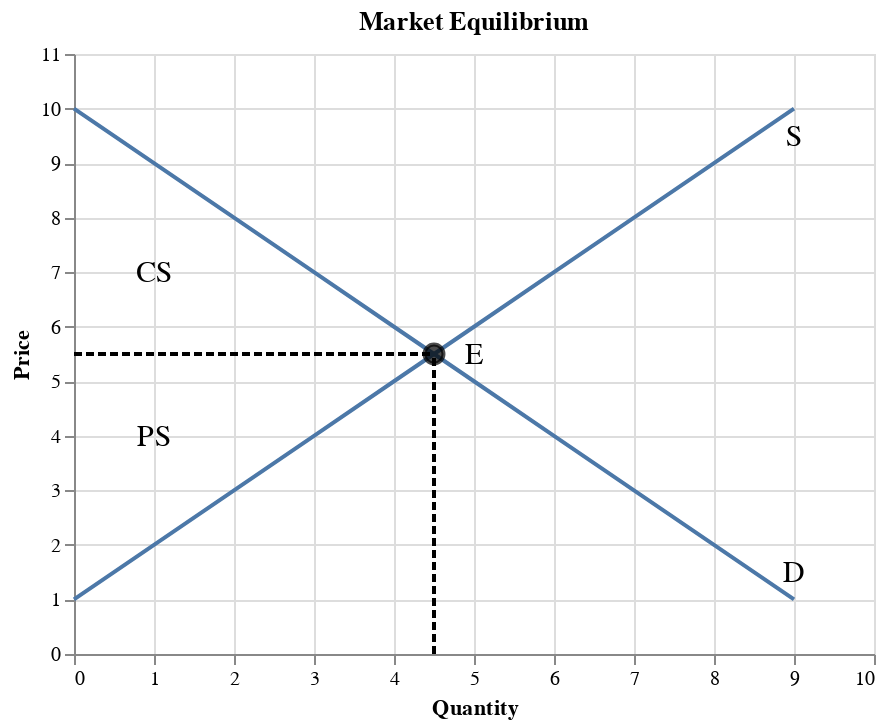

The notebook cell saved with this chart:
### Markdown cell above
Within the market equilibrium, there is no deadweight loss and the total surplus (consumer surplus + producer surplus) is maximized.

### Code cell
df_d = pd.DataFrame(data={'price': list(range(1, 11)),
                        'qd': list(range(9,-1,-1))
                       })

df_s = pd.DataFrame(data={'price': list(range(1, 11)),
                        'qs': list(range(0,10))
                       })

df_e = pd.DataFrame(data={'price': [5.5],
                        'q': [4.5]
                       })

fig_eq = alt.Chart(df_d).mark_line().encode(
    alt.X('qd', title='Quantity', scale=alt.Scale(domain=[0,10])),
    alt.Y('price', title='Price', scale=alt.Scale(domain=[0,11])),
) + alt.Chart(df_s).mark_line().encode(
    alt.X('qs', title='Quantity', scale=alt.Scale(domain=[0,10])),
    alt.Y('price', title='Price', scale=alt.Scale(domain=[0,11])),
) + alt.Chart(df_e).mark_point(size=90, color='black', fill='black').encode(
    x='q',
    y='price'
)

text1 = alt.Chart({'values':[{'x': 9, 'y': 1.5}]}).mark_text(
    text='D',
    fontSize=15
).encode(x='x:Q', y='y:Q')

text2 = alt.Chart({'values':[{'x': 9, 'y': 9.5}]}).mark_text(
    text='S',
    fontSize=15
).encode(x='x:Q', y='y:Q')

text3 = alt.Chart({'values':[{'x': 5, 'y': 5.5}]}).mark_text(
    text='E',
    fontSize=15
).encode(x='x:Q', y='y:Q')

df_h1 = pd.DataFrame(data={'price': [5.5, 5.5], 'q': [0, 4.5]})
fig_h1 = alt.Chart(df_h1).mark_line(color='black', strokeDash=[4, 2]).encode(
    alt.X('q'),
    alt.Y('price')
)

df_v1 = pd.DataFrame(data={'price': [0, 5.5], 'q': [4.5, 4.5]})
fig_v1 = alt.Chart(df_v1).mark_line(color='black', strokeDash=[4, 2]).encode(
    alt.X('q'),
    alt.Y('price')
)

fig2 = (fig_eq + text1 + text2 + text3 + fig_h1 + fig_v1).properties(title='Market Equilibrium')

text4 = alt.Chart({'values':[{'x': 1, 'y': 7}]}).mark_text(
    text='CS',
    fontSize=15
).encode(x='x:Q', y='y:Q')

text5 = alt.Chart({'values':[{'x': 1, 'y': 4}]}).mark_text(
    text='PS',
    fontSize=15
).encode(x='x:Q', y='y:Q')

fig2 + text4 + text5

### Figure 1 — Vega-Lite specification as saved in the notebook (floating-point values rounded to 4 significant figures)
{"config": {"view": {"continuousWidth": 400, "continuousHeight": 300}}, "layer": [{"data": {"name": "data-b52e021a0734944d4e2e38e1163d0639"}, "mark": "line", "encoding": {"x": {"type": "quantitative", "field": "qd", "scale": {"domain": [0, 10]}, "title": "Quantity"}, "y": {"type": "quantitative", "field": "price", "scale": {"domain": [0, 11]}, "title": "Price"}}}, {"data": {"name": "data-f4791e6d2c5433b743c328a8f6f72260"}, "mark": "line", "encoding": {"x": {"type": "quantitative", "field": "qs", "scale": {"domain": [0, 10]}, "title": "Quantity"}, "y": {"type": "quantitative", "field": "price", "scale": {"domain": [0, 11]}, "title": "Price"}}}, {"data": {"name": "data-d399b823e5ed27652ccca1b73313cabb"}, "mark": {"type": "point", "color": "black", "fill": "black", "size": 90}, "encoding": {"x": {"type": "quantitative", "field": "q"}, "y": {"type": "quantitative", "field": "price"}}}, {"data": {"name": "data-411b058143eb0c76546a59e0f2efbb64"}, "mark": {"type": "text", "fontSize": 15, "text": "D"}, "encoding": {"x": {"type": "quantitative", "field": "x"}, "y": {"type": "quantitative", "field": "y"}}}, {"data": {"name": "data-78eb422e47dc010e08ec7870329a9a72"}, "mark": {"type": "text", "fontSize": 15, "text": "S"}, "encoding": {"x": {"type": "quantitative", "field": "x"}, "y": {"type": "quantitative", "field": "y"}}}, {"data": {"name": "data-7e100178d0b30ff53f5f746e95732883"}, "mark": {"type": "text", "fontSize": 15, "text": "E"}, "encoding": {"x": {"type": "quantitative", "field": "x"}, "y": {"type": "quantitative", "field": "y"}}}, {"data": {"name": "data-69798f96eb95f743177ddc215c0c7d3f"}, "mark": {"type": "line", "color": "black", "strokeDash": [4, 2]}, "encoding": {"x": {"type": "quantitative", "field": "q"}, "y": {"type": "quantitative", "field": "price"}}}, {"data": {"name": "data-8d3f29c45f05094ed9e8a75ee292382f"}, "mark": {"type": "line", "color": "black", "strokeDash": [4, 2]}, "encoding": {"x": {"type": "quantitative", "field": "q"}, "y": {"type": "quantitative", "field": "price"}}}, {"data": {"name": "data-fa89a883a0141b394cf39fc6bff7760f"}, "mark": {"type": "text", "fontSize": 15, "text": "CS"}, "encoding": {"x": {"type": "quantitative", "field": "x"}, "y": {"type": "quantitative", "field": "y"}}}, {"data": {"name": "data-72dd04cc6a780fcff871e575388a44b2"}, "mark": {"type": "text", "fontSize": 15, "text": "PS"}, "encoding": {"x": {"type": "quantitative", "field": "x"}, "y": {"type": "quantitative", "field": "y"}}}], "title": "Market Equilibrium", "$schema": "https://vega.github.io/schema/vega-lite/v4.8.1.json", "datasets": {"data-b52e021a0734944d4e2e38e1163d0639": [{"price": 1, "qd": 9}, {"price": 2, "qd": 8}, {"price": 3, "qd": 7}, {"price": 4, "qd": 6}, {"price": 5, "qd": 5}, {"price": 6, "qd": 4}, {"price": 7, "qd": 3}, {"price": 8, "qd": 2}, {"price": 9, "qd": 1}, {"price": 10, "qd": 0}], "data-f4791e6d2c5433b743c328a8f6f72260": [{"price": 1, "qs": 0}, {"price": 2, "qs": 1}, {"price": 3, "qs": 2}, {"price": 4, "qs": 3}, {"price": 5, "qs": 4}, {"price": 6, "qs": 5}, {"price": 7, "qs": 6}, {"price": 8, "qs": 7}, {"price": 9, "qs": 8}, {"price": 10, "qs": 9}], "data-d399b823e5ed27652ccca1b73313cabb": [{"price": 5.5, "q": 4.5}], "data-411b058143eb0c76546a59e0f2efbb64": [{"x": 9, "y": 1.5}], "data-78eb422e47dc010e08ec7870329a9a72": [{"x": 9, "y": 9.5}], "data-7e100178d0b30ff53f5f746e95732883": [{"x": 5, "y": 5.5}], "data-69798f96eb95f743177ddc215c0c7d3f": [{"price": 5.5, "q": 0.0}, {"price": 5.5, "q": 4.5}], "data-8d3f29c45f05094ed9e8a75ee292382f": [{"price": 0.0, "q": 4.5}, {"price": 5.5, "q": 4.5}], "data-fa89a883a0141b394cf39fc6bff7760f": [{"x": 1, "y": 7}], "data-72dd04cc6a780fcff871e575388a44b2": [{"x": 1, "y": 4}]}}
